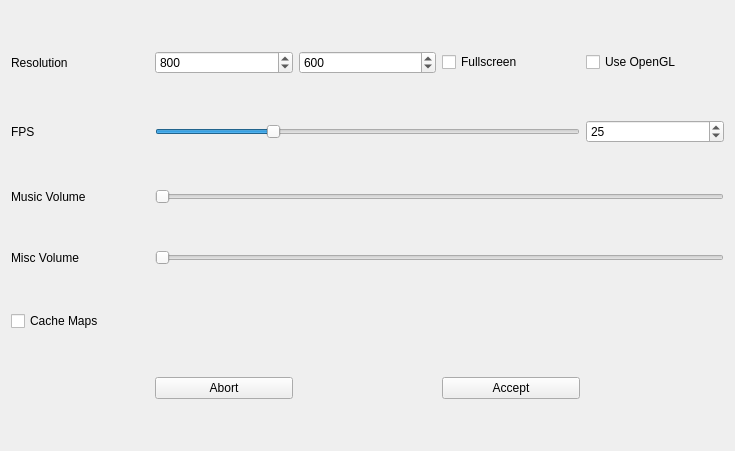
<?xml version="1.0" encoding="UTF-8"?>
<ui version="4.0">
 <class>Form</class>
 <widget class="QWidget" name="Form">
  <property name="geometry">
   <rect>
    <x>0</x>
    <y>0</y>
    <width>735</width>
    <height>451</height>
   </rect>
  </property>
  <property name="windowTitle">
   <string>Form</string>
  </property>
  <layout class="QGridLayout" name="gridLayout">
   <item row="0" column="0">
    <widget class="QLabel" name="label">
     <property name="text">
      <string>Resolution</string>
     </property>
    </widget>
   </item>
   <item row="0" column="2">
    <widget class="QSpinBox" name="XResolutionBox">
     <property name="minimum">
      <number>480</number>
     </property>
     <property name="maximum">
      <number>2096</number>
     </property>
     <property name="value">
      <number>800</number>
     </property>
    </widget>
   </item>
   <item row="0" column="3">
    <widget class="QSpinBox" name="YResolutionBox">
     <property name="minimum">
      <number>360</number>
     </property>
     <property name="maximum">
      <number>1668</number>
     </property>
     <property name="value">
      <number>600</number>
     </property>
    </widget>
   </item>
   <item row="1" column="0">
    <widget class="QLabel" name="label_2">
     <property name="text">
      <string>FPS</string>
     </property>
    </widget>
   </item>
   <item row="1" column="2" colspan="3">
    <widget class="QSlider" name="FPSSlider">
     <property name="minimum">
      <number>12</number>
     </property>
     <property name="maximum">
      <number>60</number>
     </property>
     <property name="value">
      <number>25</number>
     </property>
     <property name="orientation">
      <enum>Qt::Horizontal</enum>
     </property>
    </widget>
   </item>
   <item row="2" column="0">
    <widget class="QLabel" name="label_3">
     <property name="text">
      <string>Music Volume</string>
     </property>
    </widget>
   </item>
   <item row="2" column="2" colspan="4">
    <widget class="QSlider" name="MusicVolumeSlider">
     <property name="orientation">
      <enum>Qt::Horizontal</enum>
     </property>
    </widget>
   </item>
   <item row="3" column="0">
    <widget class="QLabel" name="label_4">
     <property name="text">
      <string>Misc Volume</string>
     </property>
    </widget>
   </item>
   <item row="3" column="2" colspan="4">
    <widget class="QSlider" name="MiscVolumeSlider">
     <property name="orientation">
      <enum>Qt::Horizontal</enum>
     </property>
    </widget>
   </item>
   <item row="4" column="0">
    <widget class="QCheckBox" name="CacheMapsBox">
     <property name="text">
      <string>Cache Maps</string>
     </property>
    </widget>
   </item>
   <item row="5" column="2">
    <widget class="QPushButton" name="AbortButton">
     <property name="text">
      <string>Abort</string>
     </property>
    </widget>
   </item>
   <item row="0" column="4">
    <widget class="QCheckBox" name="FullscreenBox">
     <property name="text">
      <string>Fullscreen</string>
     </property>
    </widget>
   </item>
   <item row="0" column="5">
    <widget class="QCheckBox" name="OpenGLBox">
     <property name="text">
      <string>Use OpenGL</string>
     </property>
    </widget>
   </item>
   <item row="1" column="5">
    <widget class="QSpinBox" name="FPSBox">
     <property name="minimum">
      <number>12</number>
     </property>
     <property name="maximum">
      <number>60</number>
     </property>
     <property name="value">
      <number>25</number>
     </property>
    </widget>
   </item>
   <item row="5" column="4">
    <widget class="QPushButton" name="ApplyButton">
     <property name="text">
      <string>Accept</string>
     </property>
    </widget>
   </item>
  </layout>
 </widget>
 <resources/>
 <connections>
  <connection>
   <sender>FPSSlider</sender>
   <signal>valueChanged(int)</signal>
   <receiver>FPSBox</receiver>
   <slot>setValue(int)</slot>
   <hints>
    <hint type="sourcelabel">
     <x>354</x>
     <y>128</y>
    </hint>
    <hint type="destinationlabel">
     <x>633</x>
     <y>128</y>
    </hint>
   </hints>
  </connection>
  <connection>
   <sender>FPSBox</sender>
   <signal>valueChanged(int)</signal>
   <receiver>FPSSlider</receiver>
   <slot>setValue(int)</slot>
   <hints>
    <hint type="sourcelabel">
     <x>633</x>
     <y>128</y>
    </hint>
    <hint type="destinationlabel">
     <x>354</x>
     <y>128</y>
    </hint>
   </hints>
  </connection>
 </connections>
</ui>
